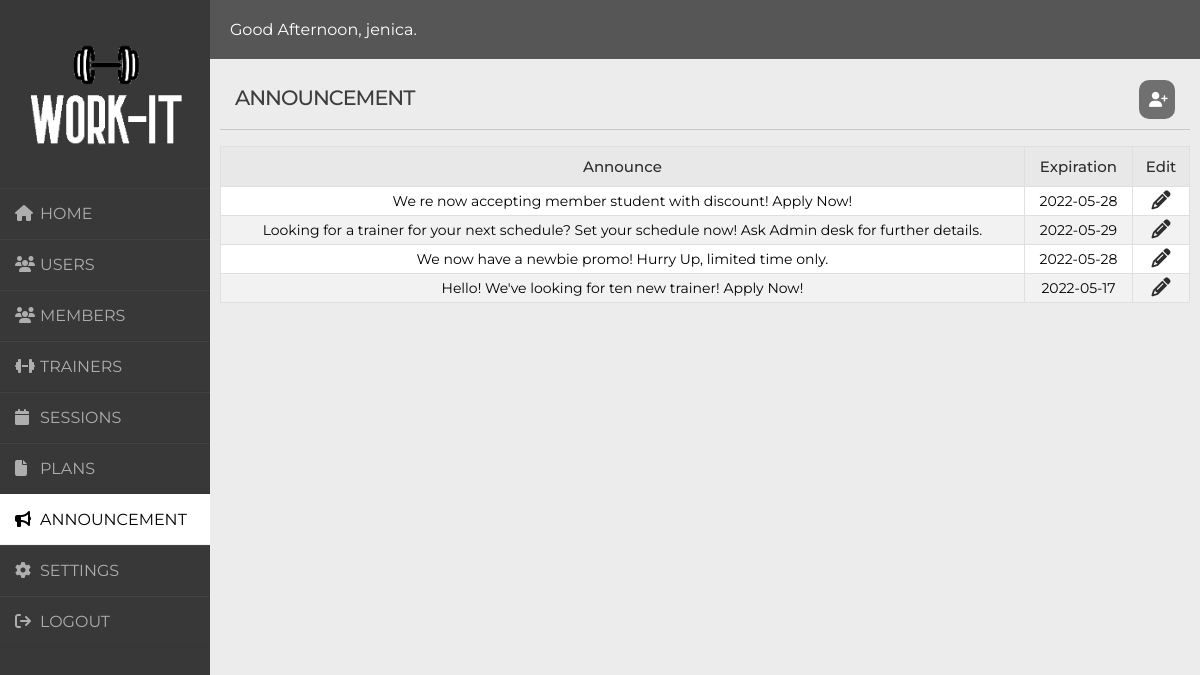
Screenshot of /admin-announcement.php (signed in) with the database file from the repository.
### tables this page shows
CREATE TABLE `announcement` (
  `ann_id` varchar(10) NOT NULL,
  `ann_Announce` varchar(255) DEFAULT NULL,
  `ann_Expire` date NOT NULL
);

### date.php (called while the page is built, shortened)
<?php
$Hour = date('G');
if ( $Hour >= 5 && $Hour <= 11 ) {
    $msg = "Good Morning, ";
} else if ( $Hour >= 12 && $Hour <= 18 ) {
    $msg = "Good Afternoon, ";
} else if ( $Hour >= 19 || $Hour <= 4 ) {
    $msg = "Good Evening, ";
}
?>

### admin-announcement.php (the view, shortened to what this page needs)
<?php
require 'login.php';
require 'date.php';
?>
<!DOCTYPE html>
<html>
<head>
</head>
<body>
    <div class="wrapper">
        <div class="sidebar">
            <div class="logo">
                <img src="image/logo1.png" style="width: 100%; margin-bottom: 20px;" draggable="false">
            </div>
            <ul>
                <li><a href="admin-home.php"><i class="fas fa-home"></i>HOME</a></li>
                <li><a href="admin-users.php"><i class="fas fa-users"></i>USERS</a></li>
                <li><a href="admin-member.php"><i class="fas fa-users"></i>MEMBERS</a></li>
                <li><a href="admin-trainer.php" ><i class="fas fa-dumbbell"></i>TRAINERS</a></li>
                <li><a href="admin-sessions.php" ><i class="fas fa-calendar"></i>SESSIONS</a></li>
                <li><a href="admin-plan.php"><i class="fas fa-file"></i>PLANS</a></li>
                <li id="active"><a href="admin-announcement.php"  id="active"><i class="fas fa-bullhorn"></i>ANNOUNCEMENT</a></li>
                <li><a href="admin-settings.php"><i class="fas fa-cog"></i>SETTINGS</a></li>
                <li><a href="index.php?logout=1"><i class="fas fa-sign-out"></i>LOGOUT</a></li>
            </ul>
        </div>
        <div class="main_content">
            <?php $welcomeName = $_SESSION['username']; ?>
            <div class="header"><?php echo $msg,$welcomeName; ?>.</div>
            <div class="announcement">
                <p id="title" style="margin-bottom: 20px;">ANNOUNCEMENT</p><hr>
                <a class="button" href="#popupmember"><i class="fa-solid fa-user-plus"></i></a>
                <?php
                    $query = "SELECT * FROM announcement";
                    $result = mysqli_query($conn, $query);
                        if (mysqli_num_rows($result) > 0) {
                            echo "<table>";
                            echo "<tr>";
                                    echo "<th>Announce</th>";
                                    echo "<th>Expiration</th>";
                                    echo "<th>Edit</th>";
                                    echo "</tr>";
                            while($row = mysqli_fetch_assoc($result)){
                                echo "<tr>";
                                        echo "<td>$row[ann_Announce]</td>";
                                        echo "<td>$row[ann_Expire]</td>";
                                        echo "<td><a href='edit-admin-announcement.php?ann_Announce=".$row['ann_Announce']."&ann_Expire=".$row['ann_Expire']."&ann_id=".$row['ann_id']."'>
                                            <i class='fa fa-pencil'style='font-size:19px; color:#2e2d2d'></i>
                                            </td>";
                                        echo "</tr>";
                            }
                            echo "</table>";
                        }
                        else {
                            echo "<p id='announce'>No user/s listed</i> </p>";
                        }?>
</div>
</div>
</body>
</html>

### admin-announcement.php (style rules this page uses)
* { margin: 0; padding: 0; box-sizing: border-box; list-style: none; text-decoration: none; }
body { background-color: #f3f5f9; font-family: 'Montserrat', sans-serif; }
.wrapper { display: flex; position: relative; }
.wrapper .sidebar { width: 210px; height: 100%; background:#383838; padding: 30px 0px; position: fixed; transition: ease all .3s; }
.wrapper .sidebar ul li { padding: 15px; border-bottom: 1px solid #bdb8d7; border-bottom: 1px solid #0000000d; border-top: 1px solid #ffffff0d; }
.wrapper .sidebar ul li a { color:#afaeae; display: block; }
.wrapper .sidebar ul li a .fas { width: 25px; }
#active { background: #fff; color:#000000; border-radius: 0px; }
.wrapper .main_content { width: 100%; margin-left: 210px; }
.wrapper .main_content .header { width: 100%; display:flex; position: relative; padding: 20px; justify-content:space-between; align-items:center; background-color: #575656; color: #fff; }
.wrapper .main_content .announcement { width: 100%; background-color: #ececec; height: 90vh; padding: 10px; overflow: hidden; }
.announcement #title { margin-top: 1px; letter-spacing: -1px; padding: 15px; font-size: 1.3rem; font-weight: 500; color: #3e3c3c; }
hr { width: 100%; margin: auto; border: none; padding: 0.5px; background-color: #ccc7c7; margin-top: -1em; margin-bottom: 1em; }
.button { font-size: 15px; padding: 10px; color: #fff; border-radius: 10px; width: 3vw; text-align: center; background-color: #717070; text-decoration: none; color: #fffdfd; cursor: pointer; transition: all 0.3s ease-out; position: fixed; display: block; right: 25px; top: 80px; }
table { border-collapse: collapse; height: auto; width: 100%; }
th { background-color: #e9e8e8; color:#2e2d2d; font-size: 15px; font-weight: 500; padding: 10px; }
th, td { text-align:center; border:1px solid #dfdfdf; }
td { padding: 4px; white-space: nowrap; }
tr { background-color: #fff; font-size: 14px; }
table tr:nth-child(odd) td { background-color: #f2f2f2; }

### rows the page displays
announcement: ann_Announce "We re now accepting member student with discount! Apply Now!", ann_Expire "2022-05-28"
announcement: ann_Announce "Looking for a trainer for your next schedule? Set your schedule now! Ask Admin desk for further details.", ann_Expire "2022-05-29"
announcement: ann_Announce "We now have a newbie promo! Hurry Up, limited time only.", ann_Expire "2022-05-28"
announcement: ann_Announce "Hello! We've looking for ten new trainer! Apply Now!", ann_Expire "2022-05-17"

### other values shown
$msg "Good Afternoon,"
$welcomeName "jenica"
